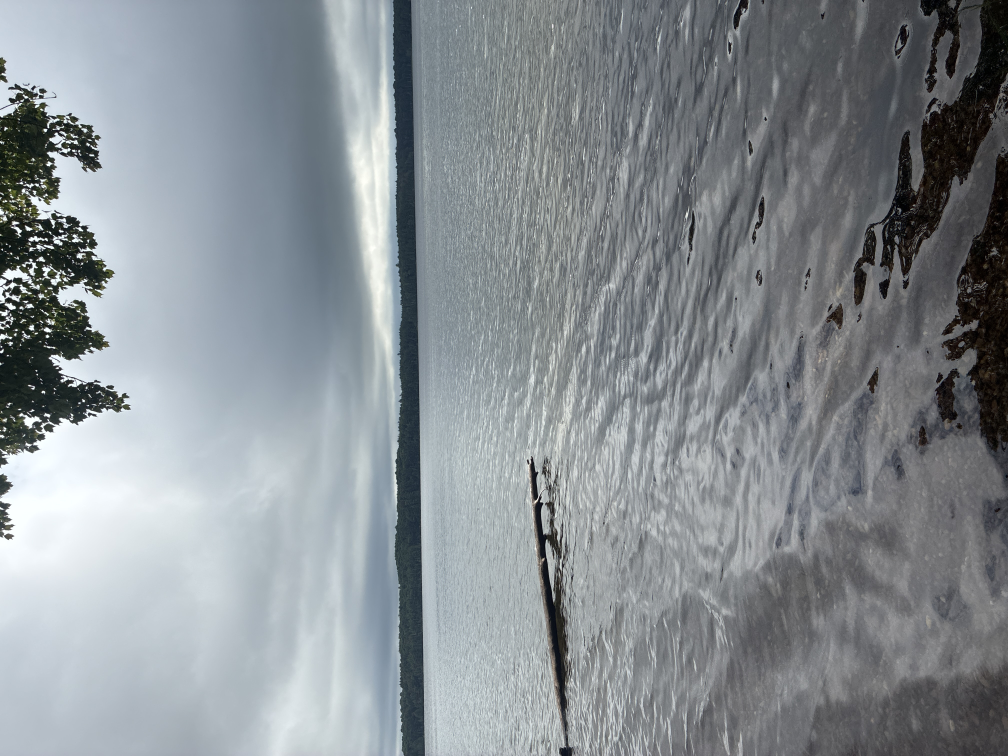
#> input picture originals/IMG_4170.JPG, 4032 x 3024 px (shown at 1/4 size)
$ python -i images.py   (imports and definitions only)
#> lines starting #> are read from the running program, lines starting #| are printed output that depends on the picture
"""Generate static IIIF Image API 3.0 level 0 derivatives.

A level 0 service cannot compute anything on demand: every URL a client asks
for has to already exist as a file. This module writes exactly the set of
files implied by the ``sizes`` and ``tiles`` declared in ``info.json``, using
the canonical URI syntax from the Image API 3.0 specification (region ``full``
or ``x,y,w,h``; size ``max`` or ``w,h``). That canonical set is also precisely
what OpenSeadragon -- and therefore Mirador, Clover and friends -- requests
from a version 3 service.
"""

from __future__ import annotations

import math
from dataclasses import dataclass
from pathlib import Path
from typing import Any

from PIL import Image, ImageOps

# Source images are local files the repository owner committed, so the
# decompression-bomb guard mainly gets in the way of legitimate large scans.
Image.MAX_IMAGE_PIXELS = 1_000_000_000

IMAGE_CONTEXT = "http://iiif.io/api/image/3/context.json"
LEVEL0_PROFILE = "level0"


@dataclass(frozen=True)
class Derivative:
    """One JPEG file in the static service."""

    region: str
    size: str
    box: tuple[int, int, int, int]  # crop box in the pixels of its own level
    factor: int
    width: int
    height: int

    @property
    def rel_path(self) -> str:
        return f"{self.region}/{self.size}/0/default.jpg"


@dataclass
class ImageDimensions:
    width: int
    height: int


# [6 lines left out: function scale_factors, not called in this run]


def level_size(width: int, height: int, factor: int) -> tuple[int, int]:
    return math.ceil(width / factor), math.ceil(height / factor)


def canonical_region(x: int, y: int, w: int, h: int, width: int, height: int) -> str:
    return "full" if (x, y, w, h) == (0, 0, width, height) else f"{x},{y},{w},{h}"


def canonical_size(w: int, h: int, width: int, height: int) -> str:
    return "max" if (w, h) == (width, height) else f"{w},{h}"


# [52 lines left out: functions plan_derivatives, declared_sizes, not called in this run]


class SourceImageError(Exception):
    """Raised when an original cannot be read or converted."""


def open_source(path: Path) -> Image.Image:
    """Open an original as JPEG-ready pixels.

    Applies EXIF orientation so the dimensions we publish are the ones people
    see, and flattens transparency onto white since JPEG has no alpha channel.
    """
#> called with path = '../../originals/IMG_4170.JPG'
    try:
        with Image.open(path) as opened:
#> opened is the input picture: PIL image 4032x3024 RGB; mean R, G, B 135.8, 142.1, 146.6
            opened.load()
            image = ImageOps.exif_transpose(opened)
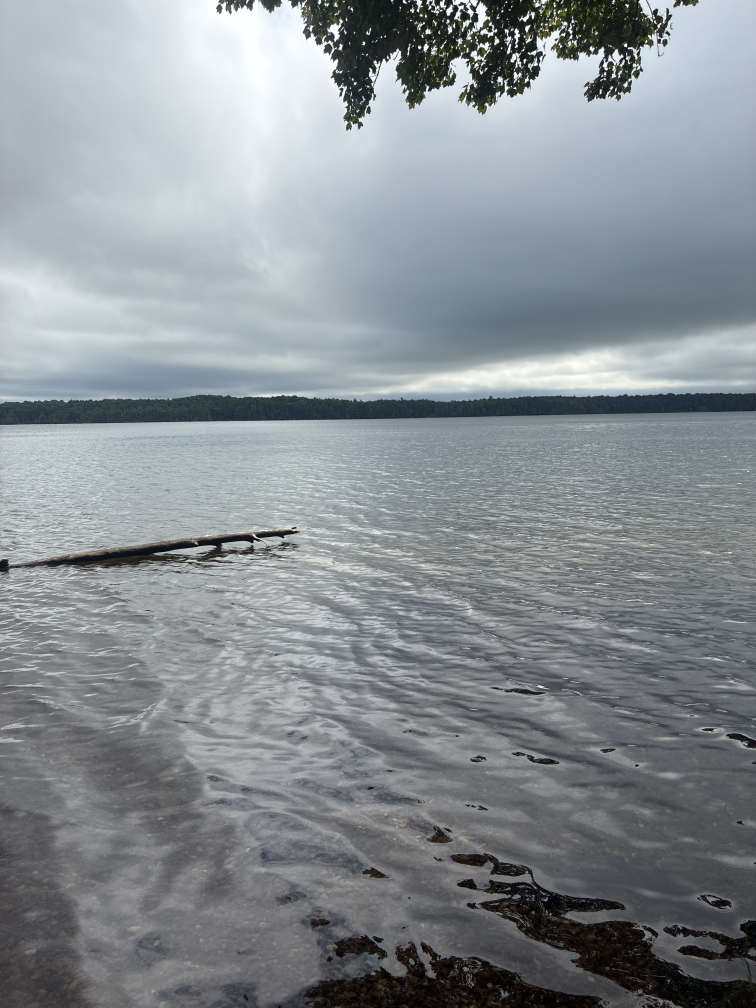
#> image: PIL image 3024x4032 RGB (shown at 1/4 size); mean R, G, B 135.8, 142.1, 146.6
    except Exception as exc:  # unreadable, truncated, or not an image at all
        raise SourceImageError(f"{path}: cannot read this image ({exc})") from exc

    try:
        if image.mode in ("RGBA", "LA") or (image.mode == "P" and "transparency" in image.info):
            image = image.convert("RGBA")
            backdrop = Image.new("RGBA", image.size, (255, 255, 255, 255))
            image = Image.alpha_composite(backdrop, image).convert("RGB")
        elif image.mode not in ("RGB", "L"):
            image = image.convert("RGB")
    except Exception as exc:
        raise SourceImageError(f"{path}: cannot convert this image for JPEG output ({exc})") from exc
    return image


# [73 lines left out: functions write_derivatives, image_info, pick_thumbnail_size, not called in this run]

>>> result = open_source('../../originals/IMG_4170.JPG')
